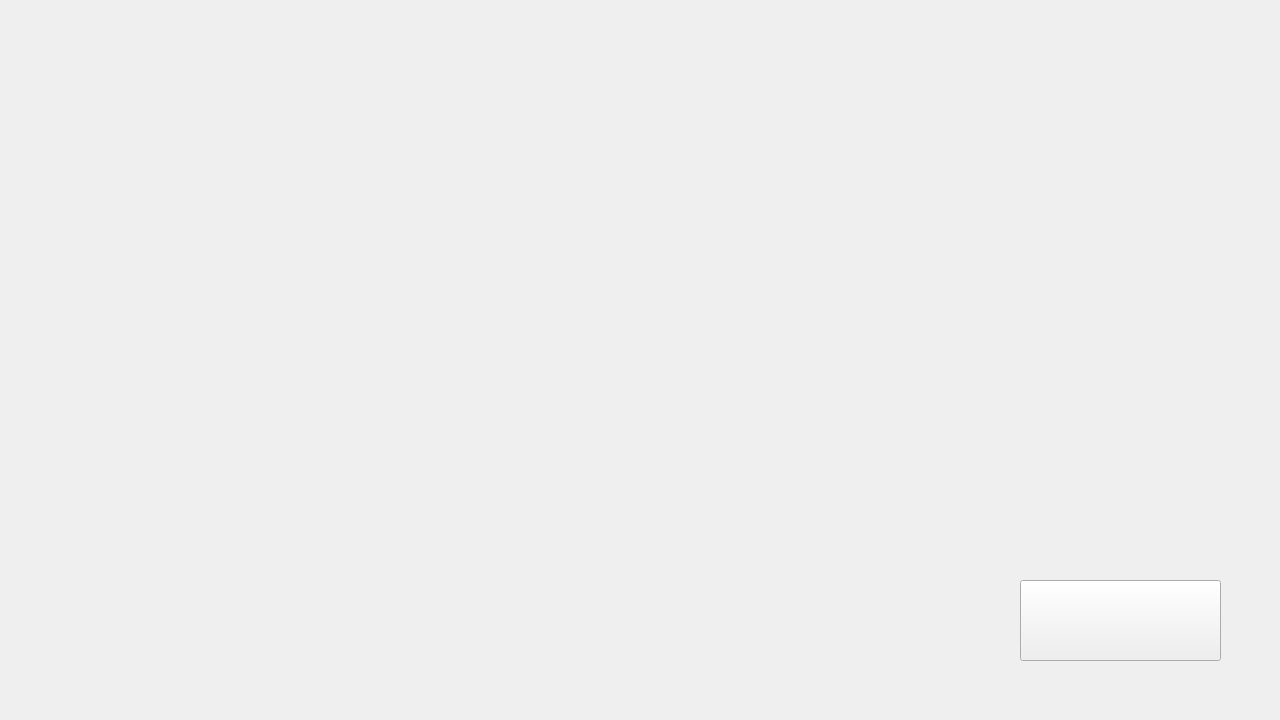
<?xml version="1.0" encoding="UTF-8"?>
<ui version="4.0">
 <class>PageSelectRole</class>
 <widget class="QWidget" name="PageSelectRole">
  <property name="geometry">
   <rect>
    <x>0</x>
    <y>0</y>
    <width>1280</width>
    <height>720</height>
   </rect>
  </property>
  <property name="windowTitle">
   <string>Form</string>
  </property>
  <property name="styleSheet">
   <string notr="true">#PageSelectRole{border-image:url(:assets/images/ui/loading/secR_bcGrd);}</string>
  </property>
  <widget class="QPushButton" name="btn_confirmRole">
   <property name="geometry">
    <rect>
     <x>1020</x>
     <y>580</y>
     <width>201</width>
     <height>81</height>
    </rect>
   </property>
   <property name="styleSheet">
    <string notr="true">QPushButton {
		border-image:url( :/assets/images/ui/buttons/confirm);
}

QPushButton:hover {
		border-image:url(:/assets/images/ui/buttons/confirm_hover);
}</string>
   </property>
   <property name="text">
    <string/>
   </property>
  </widget>
 </widget>
 <resources/>
 <connections/>
</ui>
